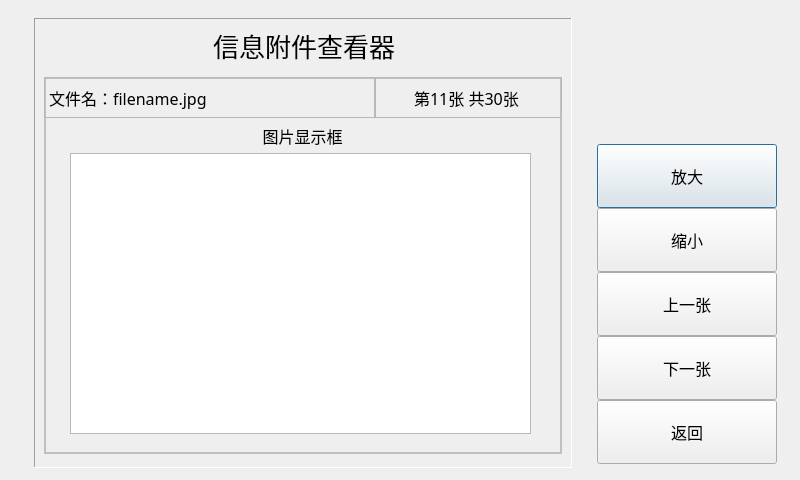
<?xml version="1.0" encoding="UTF-8"?>
<ui version="4.0">
 <class>InfoManViewAttachmentDialog</class>
 <widget class="QDialog" name="InfoManViewAttachmentDialog">
  <property name="windowModality">
   <enum>Qt::NonModal</enum>
  </property>
  <property name="geometry">
   <rect>
    <x>0</x>
    <y>0</y>
    <width>800</width>
    <height>480</height>
   </rect>
  </property>
  <property name="windowTitle">
   <string>查看附件</string>
  </property>
  <widget class="QLabel" name="label_info_title">
   <property name="geometry">
    <rect>
     <x>67</x>
     <y>118</y>
     <width>471</width>
     <height>35</height>
    </rect>
   </property>
   <property name="font">
    <font>
     <family>AlArabiya</family>
     <pointsize>12</pointsize>
    </font>
   </property>
   <property name="layoutDirection">
    <enum>Qt::LeftToRight</enum>
   </property>
   <property name="styleSheet">
    <string notr="true">border: 0px;</string>
   </property>
   <property name="frameShape">
    <enum>QFrame::NoFrame</enum>
   </property>
   <property name="text">
    <string>图片显示框</string>
   </property>
   <property name="textFormat">
    <enum>Qt::AutoText</enum>
   </property>
   <property name="alignment">
    <set>Qt::AlignCenter</set>
   </property>
  </widget>
  <widget class="CommonPushButton" name="pushButtonInfoManViewZoomIn">
   <property name="geometry">
    <rect>
     <x>597</x>
     <y>144</y>
     <width>180</width>
     <height>64</height>
    </rect>
   </property>
   <property name="font">
    <font>
     <family>AlArabiya</family>
     <pointsize>12</pointsize>
    </font>
   </property>
   <property name="text">
    <string>放大</string>
   </property>
  </widget>
  <widget class="CommonPushButton" name="pushButtonInfoManViewZoomOut">
   <property name="geometry">
    <rect>
     <x>597</x>
     <y>208</y>
     <width>180</width>
     <height>64</height>
    </rect>
   </property>
   <property name="font">
    <font>
     <family>AlArabiya</family>
     <pointsize>12</pointsize>
    </font>
   </property>
   <property name="text">
    <string>缩小</string>
   </property>
  </widget>
  <widget class="CommonPushButton" name="pushButtonInfoManViewPrev">
   <property name="geometry">
    <rect>
     <x>597</x>
     <y>272</y>
     <width>180</width>
     <height>64</height>
    </rect>
   </property>
   <property name="font">
    <font>
     <family>AlArabiya</family>
     <pointsize>12</pointsize>
    </font>
   </property>
   <property name="text">
    <string>上一张</string>
   </property>
  </widget>
  <widget class="CommonPushButton" name="pushButtonInfoManViewNext">
   <property name="geometry">
    <rect>
     <x>597</x>
     <y>336</y>
     <width>180</width>
     <height>64</height>
    </rect>
   </property>
   <property name="font">
    <font>
     <family>AlArabiya</family>
     <pointsize>12</pointsize>
    </font>
   </property>
   <property name="text">
    <string>下一张</string>
   </property>
  </widget>
  <widget class="CommonPushButton" name="pushButtonInfoManViewReturn">
   <property name="geometry">
    <rect>
     <x>597</x>
     <y>400</y>
     <width>180</width>
     <height>64</height>
    </rect>
   </property>
   <property name="font">
    <font>
     <family>AlArabiya</family>
     <pointsize>12</pointsize>
    </font>
   </property>
   <property name="text">
    <string>返回</string>
   </property>
  </widget>
  <widget class="QGraphicsView" name="graphicsViewAttachment">
   <property name="geometry">
    <rect>
     <x>70</x>
     <y>153</y>
     <width>461</width>
     <height>281</height>
    </rect>
   </property>
   <property name="font">
    <font>
     <family>AlArabiya</family>
     <pointsize>12</pointsize>
    </font>
   </property>
   <property name="focusPolicy">
    <enum>Qt::NoFocus</enum>
   </property>
  </widget>
  <widget class="QLabel" name="labelAttachmentFileName">
   <property name="geometry">
    <rect>
     <x>44</x>
     <y>77</y>
     <width>331</width>
     <height>41</height>
    </rect>
   </property>
   <property name="font">
    <font>
     <family>AlArabiya</family>
     <pointsize>12</pointsize>
    </font>
   </property>
   <property name="frameShape">
    <enum>QFrame::StyledPanel</enum>
   </property>
   <property name="frameShadow">
    <enum>QFrame::Sunken</enum>
   </property>
   <property name="text">
    <string>文件名：filename.jpg</string>
   </property>
   <property name="alignment">
    <set>Qt::AlignLeading|Qt::AlignLeft|Qt::AlignVCenter</set>
   </property>
  </widget>
  <widget class="QLabel" name="labelAttachmentIndex">
   <property name="geometry">
    <rect>
     <x>375</x>
     <y>77</y>
     <width>187</width>
     <height>41</height>
    </rect>
   </property>
   <property name="font">
    <font>
     <family>AlArabiya</family>
     <pointsize>12</pointsize>
    </font>
   </property>
   <property name="frameShape">
    <enum>QFrame::StyledPanel</enum>
   </property>
   <property name="frameShadow">
    <enum>QFrame::Sunken</enum>
   </property>
   <property name="text">
    <string>第11张 共30张 </string>
   </property>
   <property name="alignment">
    <set>Qt::AlignCenter</set>
   </property>
  </widget>
  <widget class="QFrame" name="framePanel">
   <property name="geometry">
    <rect>
     <x>34</x>
     <y>18</y>
     <width>538</width>
     <height>450</height>
    </rect>
   </property>
   <property name="frameShape">
    <enum>QFrame::Panel</enum>
   </property>
   <property name="frameShadow">
    <enum>QFrame::Sunken</enum>
   </property>
  </widget>
  <widget class="QLabel" name="label_3">
   <property name="geometry">
    <rect>
     <x>49</x>
     <y>20</y>
     <width>510</width>
     <height>50</height>
    </rect>
   </property>
   <property name="font">
    <font>
     <family>,white</family>
     <pointsize>-1</pointsize>
     <weight>50</weight>
     <italic>false</italic>
     <bold>false</bold>
    </font>
   </property>
   <property name="styleSheet">
    <string notr="true">font: 26px, white;
border: 0px;</string>
   </property>
   <property name="text">
    <string>信息附件查看器</string>
   </property>
   <property name="alignment">
    <set>Qt::AlignCenter</set>
   </property>
  </widget>
  <widget class="QFrame" name="frameBox">
   <property name="geometry">
    <rect>
     <x>44</x>
     <y>77</y>
     <width>518</width>
     <height>377</height>
    </rect>
   </property>
   <property name="styleSheet">
    <string notr="true">background-color: transparent;
border: 2px solid #C0C0C0;</string>
   </property>
   <property name="frameShape">
    <enum>QFrame::StyledPanel</enum>
   </property>
   <property name="frameShadow">
    <enum>QFrame::Raised</enum>
   </property>
  </widget>
  <zorder>framePanel</zorder>
  <zorder>frameBox</zorder>
  <zorder>label_3</zorder>
  <zorder>label_info_title</zorder>
  <zorder>pushButtonInfoManViewZoomIn</zorder>
  <zorder>pushButtonInfoManViewZoomOut</zorder>
  <zorder>pushButtonInfoManViewPrev</zorder>
  <zorder>pushButtonInfoManViewNext</zorder>
  <zorder>pushButtonInfoManViewReturn</zorder>
  <zorder>graphicsViewAttachment</zorder>
  <zorder>labelAttachmentFileName</zorder>
  <zorder>labelAttachmentIndex</zorder>
 </widget>
 <customwidgets>
  <customwidget>
   <class>CommonPushButton</class>
   <extends>QPushButton</extends>
   <header>commonpushbutton.h</header>
  </customwidget>
 </customwidgets>
 <tabstops>
  <tabstop>pushButtonInfoManViewZoomIn</tabstop>
  <tabstop>pushButtonInfoManViewZoomOut</tabstop>
  <tabstop>pushButtonInfoManViewPrev</tabstop>
  <tabstop>pushButtonInfoManViewNext</tabstop>
  <tabstop>pushButtonInfoManViewReturn</tabstop>
 </tabstops>
 <resources/>
 <connections/>
</ui>
